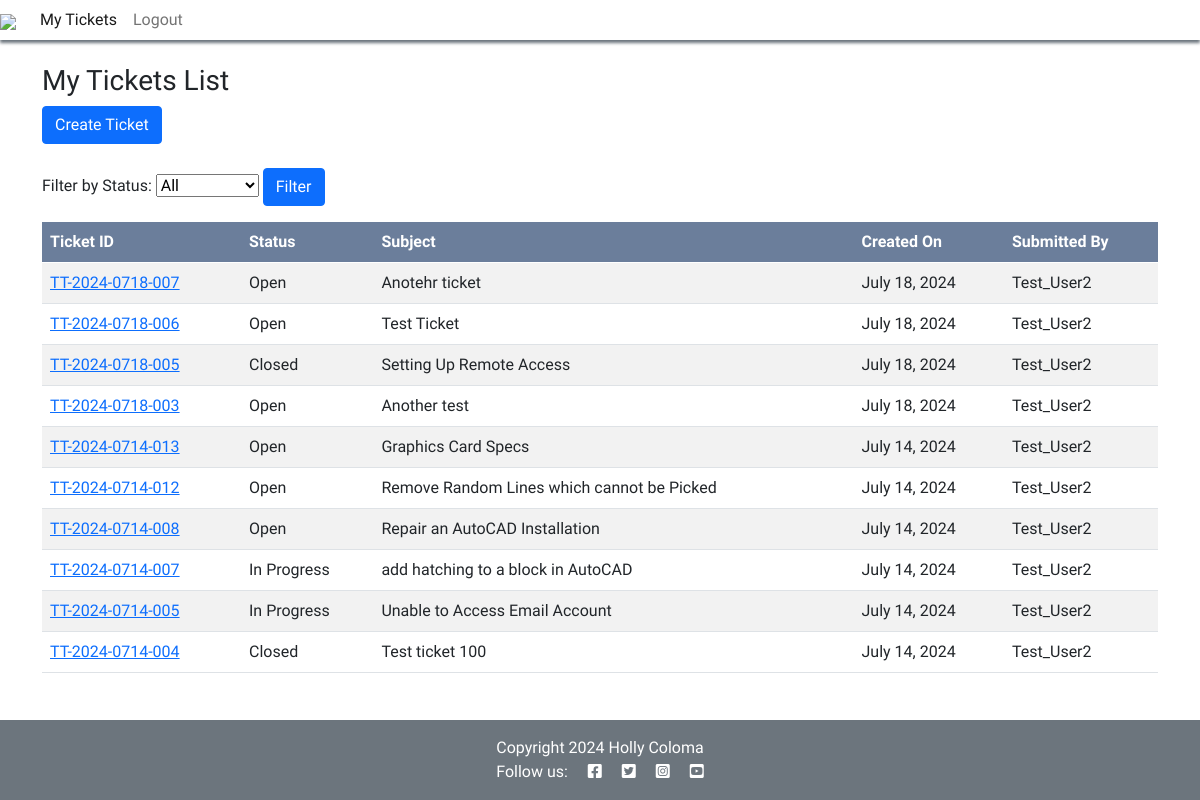
Screenshot of / (signed in) with the database file from the repository.
### support/models.py (models this page shows, shortened)
class Ticket(models.Model):
    STATUS_OPTIONS = (
        ('Open', 'Open'),
        ('In Progress', 'In Progress'),
        ('Closed', 'Closed'),
    )
    ticket_id = models.CharField(max_length=20, unique=True)
    user = models.ForeignKey(User, on_delete=models.CASCADE)
    subject = models.CharField(max_length=255)
    description = models.TextField()
    status = models.CharField(max_length=20, choices=STATUS_OPTIONS, default='Open')
    created_on = models.DateTimeField(auto_now_add=True)
    updated_on = models.DateTimeField(auto_now=True)

### support/views.py (the view)
# urls.py: path('', home_page, name='home'),
def home_page(request):
    form = StatusFilterForm(request.GET)
    tickets = Ticket.objects.all().order_by('-created_on')
    paginate_by = 10  # Show 10 tickets per page
    if request.user.is_authenticated:
        if request.user.is_staff:
            tickets = tickets.order_by('-created_on')
        else:
            tickets = tickets.filter(user=request.user).order_by('-created_on')
        if form.is_valid():
            status = form.cleaned_data.get('status')
            if status:
                tickets = tickets.filter(status=status)
        return render(request, 'support/ticket_list.html', {
            'object_list': tickets,
            'filter_form': form
        })
    return render(request, 'support/index.html')

### support/forms.py
class StatusFilterForm(forms.Form):
    STATUS_OPTIONS = (
        ('', 'All'),
        ('Open', 'Open'),
        ('In Progress', 'In Progress'),
        ('Closed', 'Closed'),
    )
    status = forms.ChoiceField(choices=STATUS_OPTIONS, required=False, label='Filter by Status')

### support/templates/support/ticket_list.html (shortened to what this page needs)
{% extends "base.html" %}
{% block content %}
<div class="container mt-4">
    {% if user.is_staff %}<h3>All Tickets List</h3>{% else %}<h3>My Tickets List</h3>{% endif %}
    <div class="mb-4">
        <a href="{% url 'ticket_create' %}" class="btn btn-primary">Create Ticket</a>
    </div>
    <form method="get" action="" class="mt-3 mb-3">
        <div class="form-group">
            {{ filter_form.status.label_tag }}
            {{ filter_form.status }}
            <button type="submit" class="btn btn-primary">Filter</button>
        </div>
    </form>
    <div class="container-fluid">
        <div class="table-responsive table-scroll" data-mdb-perfect-scrollbar="true" style="position: relative; height: auto">
            <table class="table table-striped mb-0">
                <thead>
                    <tr>
                        <th scope="col">Ticket ID</th>
                        <th scope="col">Status</th>
                        <th scope="col" class="hide-mobile">Subject</th>
                        <th scope="col" class="hide-mobile">Created On</th>
                        <th scope="col" class="hide-mobile">Submitted By</th>
                    </tr>
                </thead>
                <tbody>
                    {% for ticket in object_list %}
                    <tr>
                        <td><a href="{% url 'ticket_detail' ticket.pk %}">{{ ticket.ticket_id }} </a></td>
                        <td>{{ ticket.status }}</td>
                        <td class="hide-mobile">{{ ticket.subject }}</td>
                        <td class="hide-mobile">{{ ticket.created_on|date:"F j, Y" }}</td>
                        <td class="hide-mobile">{{ ticket.user }}</td>
                    </tr>
                    {% empty %}
                    <tr>
                        <td colspan="5">No tickets found.</td>
                    </tr>
                    {% endfor %}
                </tbody>
            </table>
        </div>
    </div>
</div>
{% endblock %}

### static/css/style.css (style rules this page uses)
* { padding: 0; margin: 0; font-family: "Titillium Web", sans-serif; }
.container-fluid { padding: 0 !important; }
.main-bg { padding-top: 0 !important; }
body { background: #ffffff no-repeat; min-height: 100vh; margin: 0; padding: 0; }
thead { background-color: #6b7e9b; color: white; font-weight: bold; }

### rows the page displays
Ticket: ticket_id "TT-2024-0718-007", status "Open", subject "Anotehr ticket", created_on "July 18, 2024", user "Test_User2"
Ticket: ticket_id "TT-2024-0718-006", status "Open", subject "Test Ticket", created_on "July 18, 2024", user "Test_User2"
Ticket: ticket_id "TT-2024-0718-005", status "Closed", subject "Setting Up Remote Access", created_on "July 18, 2024", user "Test_User2"
Ticket: ticket_id "TT-2024-0718-003", status "Open", subject "Another test", created_on "July 18, 2024", user "Test_User2"
Ticket: ticket_id "TT-2024-0714-013", status "Open", subject "Graphics Card Specs", created_on "July 14, 2024", user "Test_User2"
Ticket: ticket_id "TT-2024-0714-012", status "Open", subject "Remove Random Lines which cannot be Picked", created_on "July 14, 2024", user "Test_User2"
Ticket: ticket_id "TT-2024-0714-008", status "Open", subject "Repair an AutoCAD Installation", created_on "July 14, 2024", user "Test_User2"
Ticket: ticket_id "TT-2024-0714-007", status "In Progress", subject "add hatching to a block in AutoCAD", created_on "July 14, 2024", user "Test_User2"
Ticket: ticket_id "TT-2024-0714-005", status "In Progress", subject "Unable to Access Email Account", created_on "July 14, 2024", user "Test_User2"
Ticket: ticket_id "TT-2024-0714-004", status "Closed", subject "Test ticket 100", created_on "July 14, 2024", user "Test_User2"

### other values shown
{{ filter_form.status.label_tag }} "Filter by Status:"
